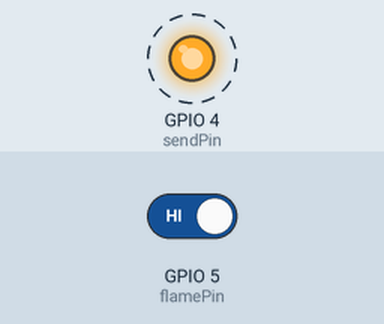
The sketch below on a simulated ESP8266 (NodeMCU). On the bench: output pins drawn as LEDs (lit = HIGH). Dashed ring = blinking. Inputs (shaded band) come from the test bench; at power-on: GPIO 5 (flamePin) HIGH. WiFi joins after 1.5 s; servers stay silent unless stated; uploads are accepted with an empty reply; what the sketch prints to the serial monitor is not drawn.

Above: at 2.7 s.
2.8 s: GPIO 5 (flamePin) driven LOW
At 3.15 s:
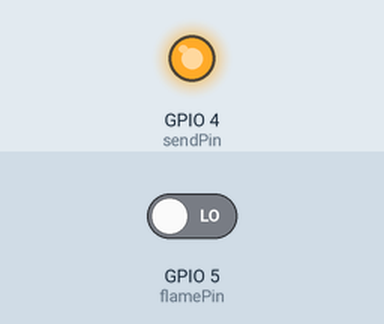
At 3.7 s:
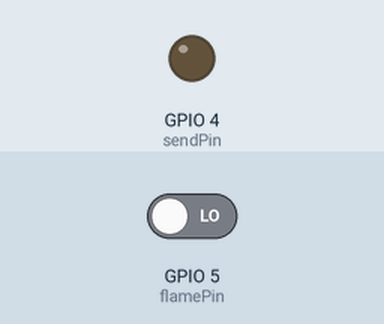
Timing chart, 0 to 11.8 s (numbered marks = the images above; inputs shaded):
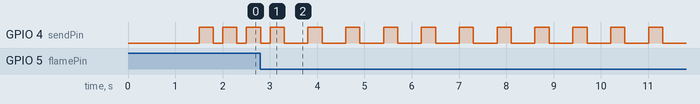

Measured:
- by itself, GPIO 4 (sendPin): repeats every 0.80 s: HIGH 0.30 s, LOW 0.50 s

The sketch:

flameSensorFirebase.ino
```cpp
#include <ESP8266WiFi.h>
#include <WiFiClientSecure.h>

const char* ssid = "SSID";
const char* password = "password";

WiFiClientSecure client;

//This pin connects the D1 to NodeMCU GPIO 5
int flamePin = 5;
//This pin connects to D2
int sendPin = 4;
// the default value of the D1 pin when there is no flame
int noFlameValue;

void setup() {
   //set flame pin to input mode
   pinMode(flamePin, INPUT);
   //set led pin to output mode
   pinMode(sendPin, OUTPUT);
   //get default value of the flame pin to indicate no flame
   noFlameValue = digitalRead(flamePin);
  Serial.begin(115200);

// Connect to WiFi network
  Serial.println();
  Serial.println();
  Serial.print("Connecting to ");
  Serial.println(ssid);

  WiFi.begin(ssid, password);

  while (WiFi.status() != WL_CONNECTED) {
    delay(500);
    Serial.print(".");
  }

  Serial.println("");
  Serial.println("WiFi connected");

}

void loop() {

  digitalWrite(sendPin, HIGH);
  int flame = digitalRead(flamePin);
  if (flame != noFlameValue)
  {
    Serial.println("FLAME Detected");
    uploadFirebase();
  }
  else
  {
    Serial.println("No flame");
  }
 delay(300);
 digitalWrite(sendPin, LOW);
 delay(200);

}

void uploadFirebase(){

 const char* host="app-name.firebaseio.com";
  String postData = "{\"flame\":\"on\"}";

  if (client.connect(host, 443)) {

      Serial.println("starting to connect");

      client.println("POST /flame.json HTTP/1.1");
      client.println("Host: app-name.firebaseio.com");
      client.println("Cache-Control: no-cache");
      client.println("Content-Type: application/json");
      client.print("Content-Length: ");
      client.println(postData.length());
      client.println();
      client.println(postData);

      long interval = 2000;
      unsigned long currentMillis = millis(), previousMillis = millis();

      while(!client.available()){
        if( (currentMillis - previousMillis) > interval ){

          Serial.println("Timeout");
          client.stop();
          return;
        }
        currentMillis = millis();
      }

      while (client.connected())
      {
        digitalWrite(sendPin, HIGH);

        if ( client.available() )
        {
          char str=client.read();
         Serial.print(str);
        }
      }
      digitalWrite(sendPin,LOW);
  }
  else{
    Serial.println("unable to connect");
  }
}
```
